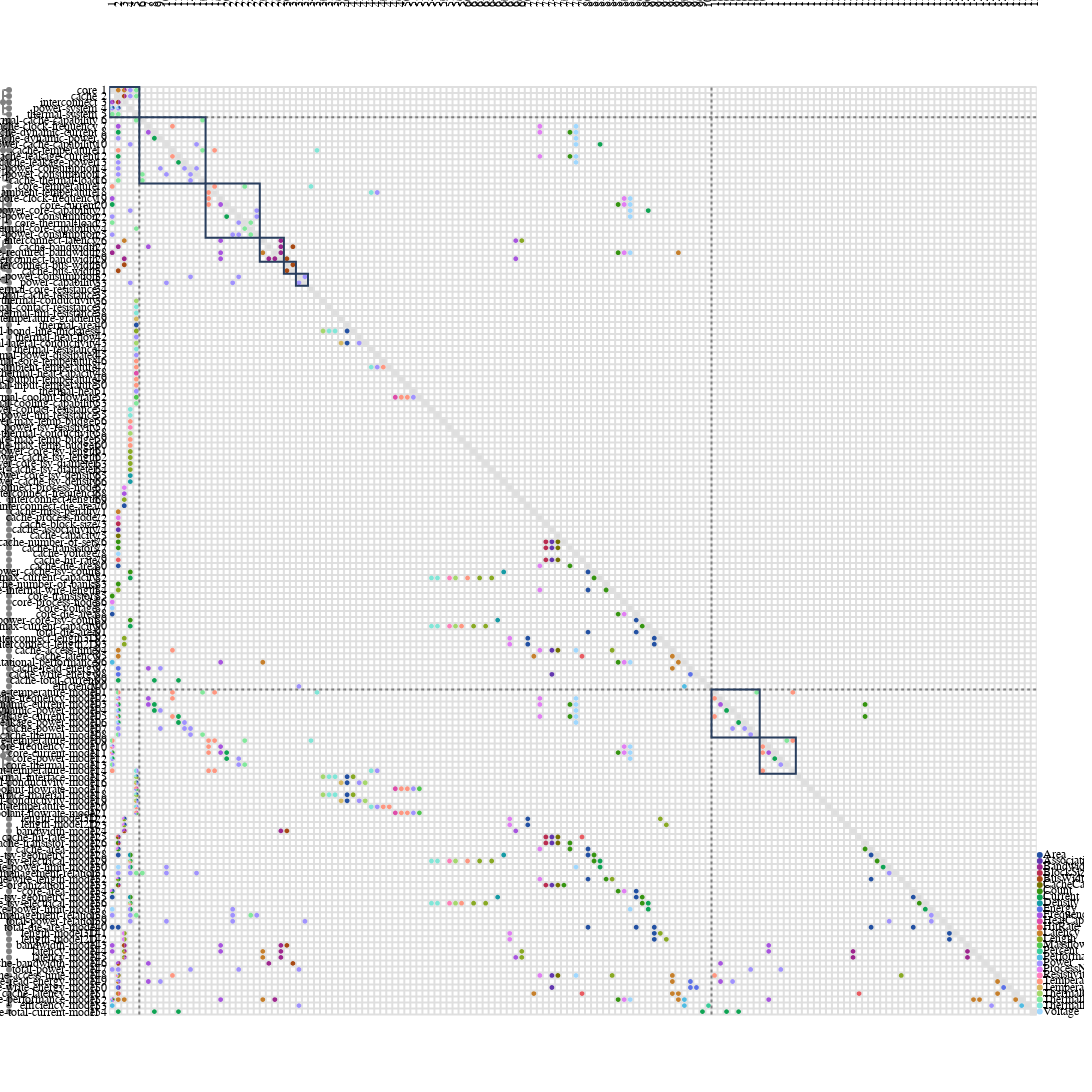

Here is the notebook cell this chart was saved with:
### Code cell
from ragraph.analysis import sequence
import ragraph.plot

# Sequence functions.
_, _, sequenced_functions = sequence.utils.branchsort(algo=sequence.scc_tearing, graph=graph, algo_args=dict(inf=1, dep=1, mu=3), inplace=True, nodes=relations+variables)

# Reload figure based on sequence.
figure = ragraph.plot.mdm(
    leafs = components + sequenced_functions,
    edges = edges,
    style= ragraph.plot.Style(
        piemap=dict(
            display="labels",
            mode="relative",
            fields=graph.edge_labels
        ),
    )
)

figure.write_image("figures/mdm_clustered_sequenced.svg")
figure.show()
